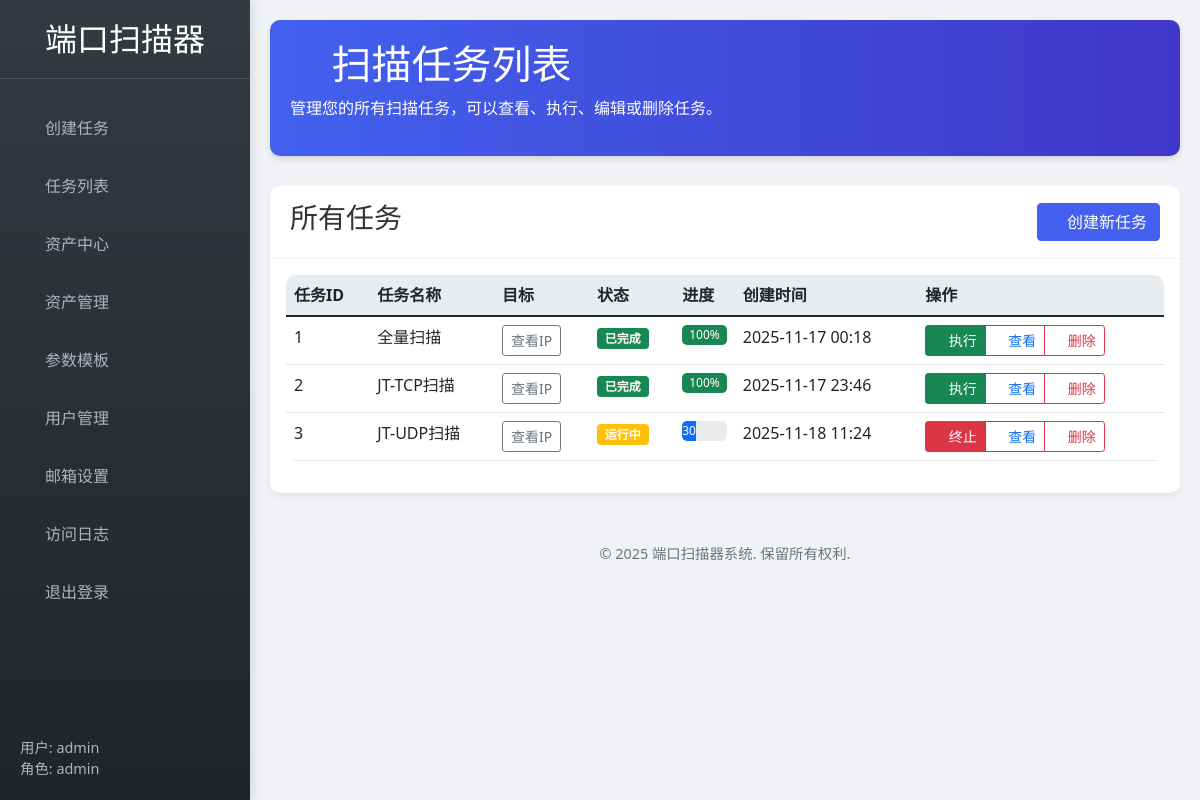
The page /tasks (signed in) on the database its author committed.
### app.py (models this page shows, shortened)
class Task(db.Model):
    id = db.Column(db.Integer, primary_key=True)
    name = db.Column(db.String(100), nullable=False)
    ips = db.Column(db.Text, nullable=False)
    params = db.Column(db.Text, nullable=True)
    status = db.Column(db.String(20), default='pending')  # pending, running, completed, failed
    result = db.Column(db.Text, nullable=True)
    created_at = db.Column(db.DateTime, default=datetime.now)
    finished_at = db.Column(db.DateTime, nullable=True)
    created_by = db.Column(db.Integer, db.ForeignKey('user.id'), nullable=False)
    progress = db.Column(db.Integer, default=0)
    send_email = db.Column(db.Boolean, default=False)  # 是否发送邮件
    email_address = db.Column(db.String(120), nullable=True)  # 接收邮件的地址
    schedule_type = db.Column(db.String(20), default='once')  # once, daily, weekly, monthly
    last_run_at = db.Column(db.DateTime, nullable=True)  # 上次执行时间

### app.py (the view)
@app.route('/tasks')
@login_required
def tasks_list():
    tasks = Task.query.all()
    return render_template('task_list.html', tasks=tasks)

### app.py (called while the page is built)
@login_manager.user_loader
def load_user(user_id):
    return User.query.get(int(user_id))

### templates/task_list.html (shortened to what this page needs)
{% extends "layout.html" %}
{% block content %}
<div class="header">
    <h1><i class="fas fa-tasks"></i> 扫描任务列表</h1>
    <p>管理您的所有扫描任务，可以查看、执行、编辑或删除任务。</p>
</div>
<div class="card">
    <div class="card-header d-flex justify-content-between align-items-center">
        <h3>所有任务</h3>
        <a href="{{ url_for('index') }}?action=create" class="btn btn-primary">
            <i class="fas fa-plus"></i> 创建新任务
        </a>
    </div>
    <div class="card-body">
        {% if tasks %}
        <div class="table-responsive">
            <table class="table table-hover">
                <thead>
                    <tr>
                        <th>任务ID</th>
                        <th>任务名称</th>
                        <th>目标</th>
                        <th>状态</th>
                        <th>进度</th>
                        <th>创建时间</th>
                        <th>操作</th>
                    </tr>
                </thead>
                <tbody>
                    {% for task in tasks %}
                    <tr id="task-row-{{ task.id }}">
                        <td>{{ task.id }}</td>
                        <td>{{ task.name }}</td>
                        <td>
                            <button class="btn btn-sm btn-outline-secondary"
                                    onclick="showIPs({{ task.id }})"
                                    data-ips="{{ task.ips.replace('\n', ', ') }}">
                                查看IP
                            </button>
                        </td>
                        <td>
                            {% if task.status == 'running' %}
                                <span class="badge bg-warning">运行中</span>
                            {% elif task.status == 'completed' %}
                                <span class="badge bg-success">已完成</span>
                            {% elif task.status == 'failed' %}
                                <span class="badge bg-danger">失败</span>
                            {% else %}
                                <span class="badge bg-secondary">{{ task.status }}</span>
                            {% endif %}
                        </td>
                        <td>
                            {% if task.status == 'running' %}
                                <div class="progress" style="height: 20px;">
                                    <div class="progress-bar"
                                         role="progressbar"
                                         style="width: {{ task.progress | int }}%"
                                         aria-valuenow="{{ task.progress | int }}"
                                         aria-valuemin="0"
                                         aria-valuemax="100">
                                        {{ task.progress | int }}%
                                    </div>
                                </div>
                            {% elif task.status == 'completed' %}
                                <div class="progress" style="height: 20px;">
                                    <div class="progress-bar bg-success"
                                         role="progressbar"
                                         style="width: 100%"
                                         aria-valuenow="100"
                                         aria-valuemin="0"
                                         aria-valuemax="100">
                                        100%
                                    </div>
                                </div>
                            {% else %}
                                <span class="text-muted">N/A</span>
                            {% endif %}
                        </td>
                        <td>{{ task.created_at.strftime('%Y-%m-%d %H:%M') }}</td>
                        <td>
                            <div class="btn-group" role="group">
                                {% if task.status != 'running' %}
                                <button class="btn btn-sm btn-success execute-task" data-task-id="{{ task.id }}">
                                    <i class="fas fa-play"></i> 执行
                                </button>
                                {% else %}
                                <button class="btn btn-sm btn-danger terminate-task" data-task-id="{{ task.id }}">
                                    <i class="fas fa-stop"></i> 终止
                                </button>
                                {% endif %}
                                <a href="{{ url_for('task_detail', task_id=task.id) }}"
                                   class="btn btn-sm btn-outline-primary">
                                    <i class="fas fa-eye"></i> 查看
                                </a>
                                <a href="{{ url_for('delete_task_old', id=task.id) }}"
                                   class="btn btn-sm btn-outline-danger"
                                   onclick="return confirm('确定要删除这个任务吗？')">
                                    <i class="fas fa-trash"></i> 删除
                                </a>
                            </div>
                        </td>
                    </tr>
                    {% endfor %}
                </tbody>
            </table>
        </div>
        {% endif %}
    </div>
</div>
{% endblock %}

### static/css/all.css (style rules this page uses)
.fa,.fab,.fad,.fal,.far,.fas { -moz-osx-font-smoothing:grayscale;-webkit-font-smoothing:antialiased;display:inline-block;font-style:normal;font-variant:normal;text-rendering:auto;line-height:1 }
.fa-eye:before { content:"\f06e" }
.fa-play:before { content:"\f04b" }
.fa-plus:before { content:"\f067" }
.fa-stop:before { content:"\f04d" }
.fa-tasks:before { content:"\f0ae" }
.fa-trash:before { content:"\f1f8" }

### templates/layout.html (style rules this page uses)
:root { --primary-color: #4361ee; --secondary-color: #3f37c9; --success-color: #4cc9f0; --dark-color: #212529; --light-color: #f8f9fa; --sidebar-width: 250px; }
body { font-family: 'Segoe UI', Tahoma, Geneva, Verdana, sans-serif; background-color: #f0f2f5; color: #333; }
.header { background: linear-gradient(90deg, var(--primary-color) 0%, var(--secondary-color) 100%); color: white; padding: 20px; border-radius: 10px; margin-bottom: 30px; box-shadow: 0 4px 6px rgba(0,0,0,0.1); }
.card { border-radius: 10px; box-shadow: 0 4px 6px rgba(0,0,0,0.05); border: none; margin-bottom: 20px; transition: transform 0.3s ease, box-shadow 0.3s ease; }
.card-header { background-color: white; border-bottom: 1px solid rgba(0,0,0,0.05); font-weight: 600; padding: 15px 20px; border-radius: 10px 10px 0 0 !important; }
.btn-primary { background-color: var(--primary-color); border-color: var(--primary-color); }
.table { background-color: white; border-radius: 10px; overflow: hidden; }
.table th { background-color: #e9ecef; }
.progress { height: 10px; border-radius: 5px; }

### rows shown on the page
Task: id "1", name "全量扫描", status "已完成", created_at "2025-11-17 00:18"
Task: id "2", name "JT-TCP扫描", status "已完成", created_at "2025-11-17 23:46"
Task: id "3", name "JT-UDP扫描", status "运行中", progress "30", created_at "2025-11-18 11:24"

### other values the page prints
{{ session.username }} "admin"
{{ session.role }} "admin"
